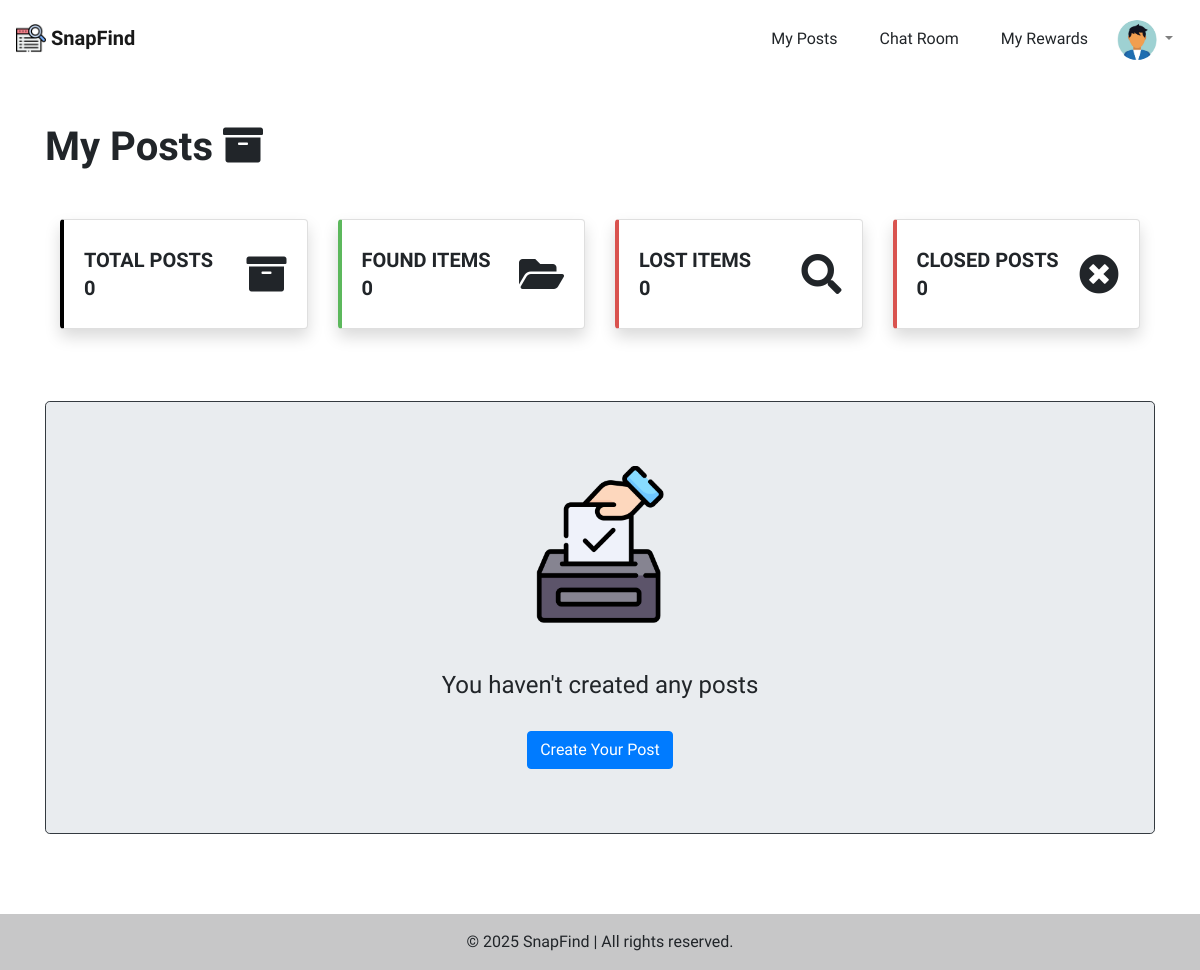
Before: /accounts/my_posts/ (signed in) with the older database file.
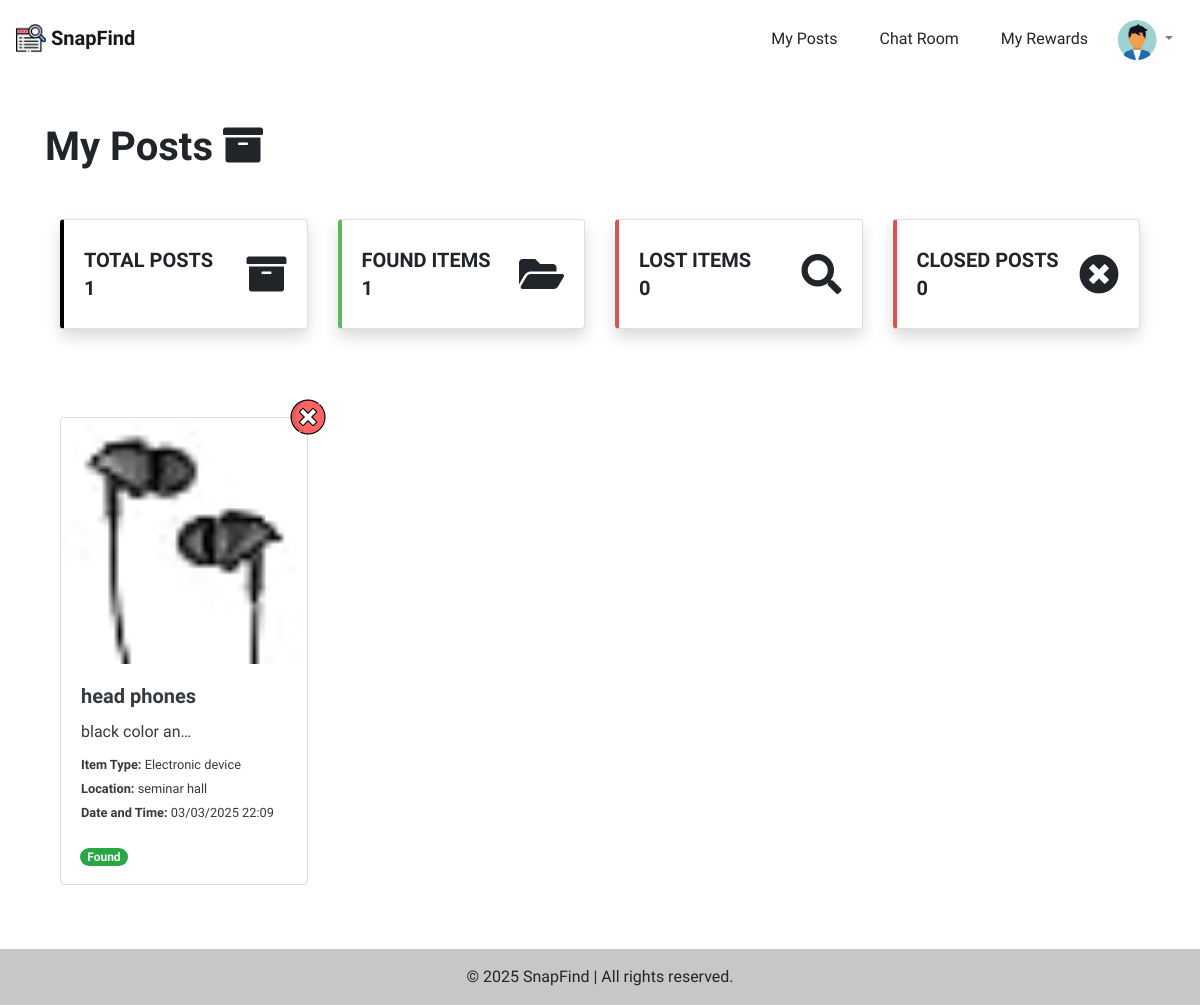
After: the same page with the newer database file.
### posts/models.py (models this page shows, shortened)
class Post(models.Model):
    is_active = models.BooleanField(default=True)
    TYPE = (
        ('found', 'Found Item'),
        ('lost', 'Lost Item'),
    )
    type = models.CharField(choices=TYPE, max_length=255, default='found')
    date_time = models.DateTimeField()
    create_at = models.DateTimeField(auto_now_add=True)
    desc = models.TextField()
    title = models.CharField(max_length=255)
    location = models.CharField(max_length=255)
    contact1 = models.CharField(max_length=255)
    contact2 = models.CharField(max_length=255)
    key = models.CharField(max_length=255, unique=True, null=True, blank=True)
    assetType = models.ForeignKey(AssetType, on_delete=models.CASCADE)
    user = models.ForeignKey(User, on_delete=models.CASCADE, null=True)
    take_information = models.CharField(max_length=255, null=True, blank=True)

class PostPicture(models.Model):
    picture = models.ImageField(default='posts/post_default.gif', upload_to='posts/')
    post = models.ForeignKey(Post, on_delete=models.CASCADE)

class AssetType(models.Model):
    name = models.CharField(max_length=255)
    def __str__(self):
        return self.name

### accounts/views.py (the view, shortened to what this page needs)
# urls.py: path('my_posts/', MyPostView.as_view(), name='my_posts'),# myposts
class MyPostView(View):
    template_name = 'my_posts.html'
    def get(self, request):
        if request.user.is_authenticated:
            posts = Post.objects.filter(user=request.user).order_by(
                '-is_active', '-create_at')
            founds = Post.objects.filter(user=request.user, type='found')
            losts = Post.objects.filter(user=request.user, type='lost')
        else:
            posts = "key"
            founds = []
            losts = []
        return render(request, self.template_name, {
            'posts': posts,
            'founds': founds,
            'losts': losts,
            'closed': len(Post.objects.filter(user=request.user, is_active=False)) if request.user.is_authenticated else len(Post.objects.filter(is_active=False))
        })

### accounts/templates/my_posts.html (shortened to what the changed rows need)
{% extends 'base_layout.html' %}
{% load static %}
{% block style %}
    <link rel="stylesheet" href="{% static 'css/tempus.css' %}">
{% endblock %}
{% block content %}
<div class="container">
    <h1 class='mt-5 mb-5'> <b>My Posts <i class="fas fa-archive"></i></b> </h1>
    {% if request.user.is_authenticated %}
        <h5 class='mb-5'>
            <div class="container">
                <div class="row">
                    <div class="col mb-4 rotate-img">
                        <div class="card shadow h-100 py-2" style="border-left:.25rem solid black !important">
                            <div class="card-body">
                                <div class="row no-gutters align-items-center">
                                    <div class="col mr-2">
                                        <div class="font-weight-bold text-uppercase mb-1">Total Posts</div>
                                        <div class="h5 mb-0 font-weight-bold text-gray-800">
                                            {{ posts|length }}
                                        </div>
                                    </div>
                                    <div class="col-auto">
                                        <i class="fas fa-archive fa-2x"></i>
                                    </div>
                                </div>
                            </div>
                        </div>
                    </div>
                    <div class="col mb-4 rotate-img">
                        <div class="card shadow h-100 py-2" style="border-left:.25rem solid #5cb85c !important">
                            <div class="card-body">
                                <div class="row no-gutters align-items-center">
                                    <div class="col mr-2">
                                        <div class="font-weight-bold text-uppercase mb-1">Found Items</div>
                                        <div class="h5 mb-0 font-weight-bold text-gray-800">
                                            {{ founds|length }}
                                        </div>
                                    </div>
                                    <div class="col-auto">
                                        <i class="fas fa-folder-open fa-2x"></i>
                                    </div>
                                </div>
                            </div>
                        </div>
                    </div>
                    <div class="col mb-4 rotate-img">
                        <div class="card shadow h-100 py-2" style="border-left:.25rem solid #d9534f !important">
                            <div class="card-body">
                                <div class="row no-gutters align-items-center">
                                    <div class="col mr-2">
                                        <div class="font-weight-bold text-uppercase mb-1">Lost Items</div>
                                        <div class="h5 mb-0 font-weight-bold text-gray-800">
                                            {{ losts|length }}
                                        </div>
                                    </div>
                                    <div class="col-auto">
                                        <i class="fas fa-search fa-2x"></i>
                                    </div>
                                </div>
                            </div>
                        </div>
                    </div>
                    <div class="col mb-4 rotate-img">
                        <div class="card shadow h-100 py-2" style="border-left:.25rem solid #d9534f !important">
                            <div class="card-body">
                                <div class="row no-gutters align-items-center">
                                    <div class="col mr-2">
                                        <div class="font-weight-bold text-uppercase mb-1">Closed Posts</div>
                                        <div class="h5 mb-0 font-weight-bold text-gray-800">
                                            {{ closed }}
                                        </div>
                                    </div>
                                    <div class="col-auto">
                                        <i class="fas fa-times-circle fa-2x"></i>
                                    </div>
                                </div>
                            </div>
                        </div>
                    </div>
                </div>
            </div>
        </h5>
    {% endif %}
    <div class="container">
        {% if posts == 'key' %}
            <div class='col-lg-12 jumbotron text-center border border-dark'>
                <img src="{% static 'images/post.png' %}" width='15%' class='mb-5'>
                <h4 class='mb-3'>Please enter a key to find your posts</h4>
                {% if key_error %}
                    <span class="text-danger">{{ key_error }}</span>
                {% endif %}
                <form action="{% url 'my_posts' %}" method="POST" class=''>
                    {% csrf_token %}
                    <div class="row">
                        <div class="col-4"></div>
                        <div class="col-4 my-3">
                            <input id='id_key' type="text" name="key" class='form-control' placeholder='' required>
                            <small class="form-text text-muted">The key is the code you set when creating your post</small>
                        </div>
                        <div class="col-4"></div>
                    </div>
                    <div class="row">
                        <div class="col-4"></div>
                        <div class="col-4 my-1">
                            <input type="submit" class='btn btn-block btn-primary' value="Submit">
                        </div>
                        <div class="col-4"></div>
                    </div>
                </form>
            </div>
        {% else %}
        <div class="row">
            {% if posts|length == 0 %}
                <div class='col-lg-12 jumbotron text-center border border-dark'>
                    <img src="{% static 'images/post.png' %}" width='15%' class='mb-5'>
                    <h4>You haven't created any posts</h4><br>
                    <div>
                        <a href="{% url 'create' %}" class='btn btn-primary text-center'>Create Your Post</a>
                    </div>
                </div>
            {% endif %}
            {% for post in posts %}
                <div class='col-lg-3 my-3'>
                    <div class="card h-100 w-100 text-dark mycard" style='border:none;'>
                        <a href="{% url 'post_delete' post.id %}?key={{key}}">
                            <img src="{% static 'images/close.png' %}" alt="" class='top-right-btn' width='35px'>
                        </a>
                        <a class="card h-100 w-100 mb-0 text-decoration-none text-dark"
                        href="{% if post.is_active == False %} {% url 'detail' post.id %} {% else %} {% url 'edit_post' post.id %} {% endif %}">
                            <div class="wrapper">
                                {% if post.postpicture_set.all|length == 0 %}
                                    <img class="card-img-top" src="{% static 'images/post_default.gif' %}">
                                {% else %}
                                    <img class="card-img-top" src="{{ post.postpicture_set.all.0.picture.url }}">
                                {% endif %}
                            </div>
                            <div class="card-body">
                                <h5 class="card-title">
                                    <b>{{ post.title|truncatechars:20 }}</b>
                                </h5>
                                <div class="card-text">
                                    <p>{{ post.desc|truncatechars:15 }}</p>
                                    <p class='m-0'>
                                        <small>
                                            <b>Item Type: </b> <span id='assetType'>{{ post.assetType }}</span>
                                        </small>
                                    </p>
                                    <p class='m-0'>
                                        <small>
                                            <b>Location: </b> <span id='location'> {{ post.location }} </span>
                                        </small>
                                    </p>
                                    <p class='m-0'>
                                        <small>
                                            <b>Date and Time: </b> <span id='date_time'> {{ post.date_time|date:"d/m/Y H:i" }} </span>
                                        </small>
                                    </p>
                                </div>
                            </div>
                            <div class="container mb-3 ml-1">
                                <p class="card-text">
                                    {% if post.type == 'found' %}
                                        <span class="badge badge-pill badge-success text-light">Found</span>
                                    {% else %}
                                        <span class="badge badge-pill badge-danger text-light">Lost</span>
                                    {% endif %}
                                </p>
                            </div>
                        </a>
                    </div>
                </div>
            {% endfor %}
        </div>
        {% endif %}
    </div>
</div>
{% endblock %}

Changed rows visible on the page:
added Post: postpicture_set.all.0.picture (picture), title "head phones", desc "black color an…", assetType "Electronic device", location "seminar hall", date_time "03/03/2025 22:09", type "Found"
Other visible differences:
{{ posts|length }}: "0" → "1"
{{ founds|length }}: "0" → "1"
text no longer shown: "You haven't created any posts Create Your Post"
